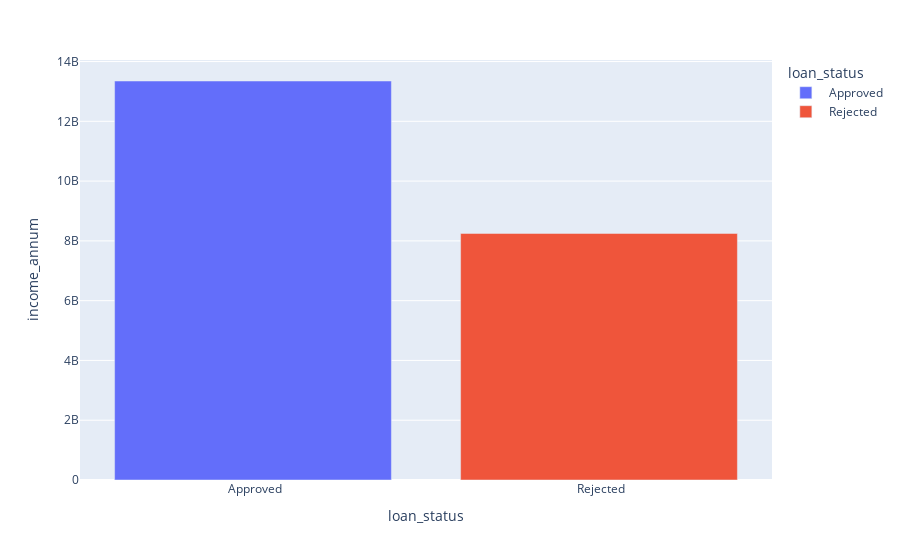
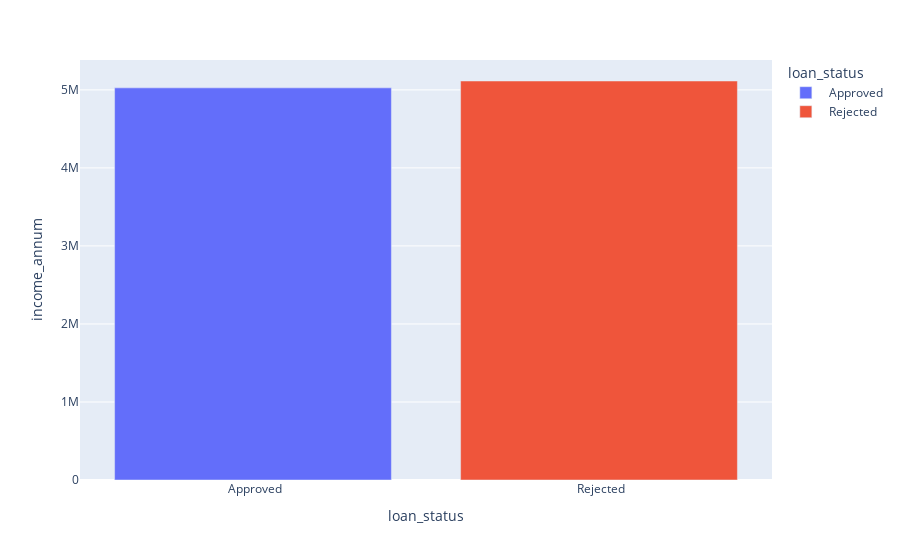

Source (notebook cell) for these figures, in order:
### Code cell
fig1 = px.bar(df.groupby('loan_status')['income_annum'].sum().reset_index(), x = 'loan_status', y = 'income_annum', color = 'loan_status')
fig1.show()

fig2 = px.bar(df.groupby('loan_status')['income_annum'].mean().reset_index(), x = 'loan_status', y = 'income_annum', color = 'loan_status')
fig2.show()

### Figure 1 — Plotly figure (JSON) as saved in the notebook; plotly's stock layout.template omitted (floating-point values rounded to 4 significant figures)
{"data": [{"alignmentgroup": "True", "hovertemplate": "loan_status=%{x}<br>income_annum=%{y}<extra></extra>", "legendgroup": " Approved", "marker": {"color": "#636efa", "pattern": {"shape": ""}}, "name": " Approved", "offsetgroup": " Approved", "orientation": "v", "showlegend": true, "textposition": "auto", "type": "bar", "x": [" Approved"], "xaxis": "x", "y": [13348800000], "yaxis": "y"}, {"alignmentgroup": "True", "hovertemplate": "loan_status=%{x}<br>income_annum=%{y}<extra></extra>", "legendgroup": " Rejected", "marker": {"color": "#EF553B", "pattern": {"shape": ""}}, "name": " Rejected", "offsetgroup": " Rejected", "orientation": "v", "showlegend": true, "textposition": "auto", "type": "bar", "x": [" Rejected"], "xaxis": "x", "y": [8248600000], "yaxis": "y"}], "layout": {"barmode": "relative", "legend": {"title": {"text": "loan_status"}, "tracegroupgap": 0}, "margin": {"t": 60}, "xaxis": {"anchor": "y", "categoryarray": [" Approved", " Rejected"], "categoryorder": "array", "domain": [0, 1], "title": {"text": "loan_status"}}, "yaxis": {"anchor": "x", "domain": [0, 1], "title": {"text": "income_annum"}}}}

### Figure 2 — Plotly figure (JSON) as saved in the notebook; plotly's stock layout.template omitted (floating-point values rounded to 4 significant figures)
{"data": [{"alignmentgroup": "True", "hovertemplate": "loan_status=%{x}<br>income_annum=%{y}<extra></extra>", "legendgroup": " Approved", "marker": {"color": "#636efa", "pattern": {"shape": ""}}, "name": " Approved", "offsetgroup": " Approved", "orientation": "v", "showlegend": true, "textposition": "auto", "type": "bar", "x": [" Approved"], "xaxis": "x", "y": [5026000.0], "yaxis": "y"}, {"alignmentgroup": "True", "hovertemplate": "loan_status=%{x}<br>income_annum=%{y}<extra></extra>", "legendgroup": " Rejected", "marker": {"color": "#EF553B", "pattern": {"shape": ""}}, "name": " Rejected", "offsetgroup": " Rejected", "orientation": "v", "showlegend": true, "textposition": "auto", "type": "bar", "x": [" Rejected"], "xaxis": "x", "y": [5114000.0], "yaxis": "y"}], "layout": {"barmode": "relative", "legend": {"title": {"text": "loan_status"}, "tracegroupgap": 0}, "margin": {"t": 60}, "xaxis": {"anchor": "y", "categoryarray": [" Approved", " Rejected"], "categoryorder": "array", "domain": [0, 1], "title": {"text": "loan_status"}}, "yaxis": {"anchor": "x", "domain": [0, 1], "title": {"text": "income_annum"}}}}
